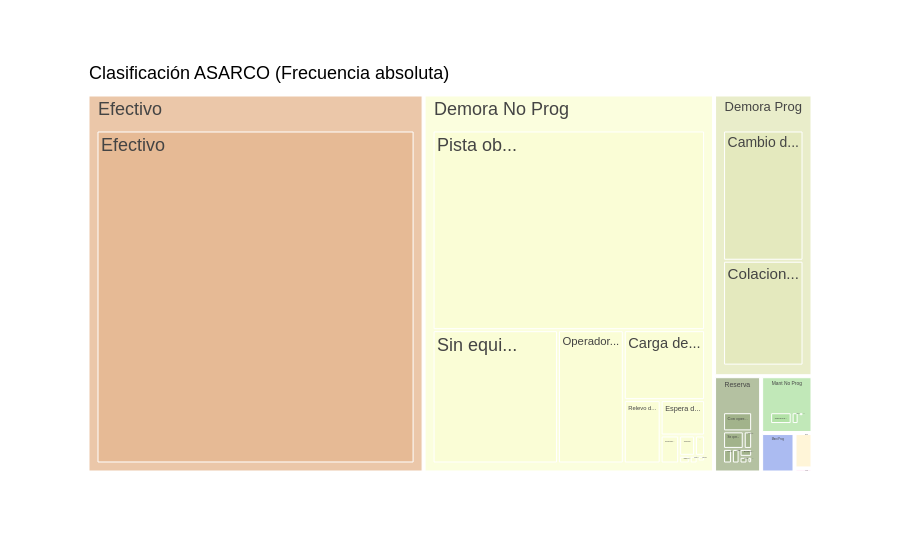

The notebook cell saved with this chart:
### Code cell
# Distribución por Frecuencia total
df_tree = resume_activities_asarco.copy()
df_tree['parent'] = 'Clasificación ASARCO (Frecuencia absoluta)'
df_tree['value'] = 1
df_tree['truncated_event'] = np.where(df_tree['event'].str.len() > 8, df_tree['event'].str[0:8] + '...', df_tree['event'])
color_palette = ['#E6BA95', '#FAFDD6', '#E4E9BE', '#A2B38B', '#B3E2A7', '#98ABEE', '#FFF3CF', '#FFC7EA']

fig = px.treemap(df_tree,
                 path=['parent', 'asarco_event', 'truncated_event'],
                 values='count',
                 color_discrete_sequence=color_palette)

fig.update_layout(
  font=dict(
    family='Arial',
    size=18,
    color='black'
  ),
  uniformtext=dict(
    minsize=8,
    # mode='' # Can be 'hide' to hide if the text is too large
  )
)

FOR_SAVE = False
if FOR_SAVE:
  SAVE_PATH = 'images/ASARCOTreeMapUniqueByFreq.png'
  SAVE_SPECS = {'width': 1500, 'height': 700, 'scale': 1}
  fig.write_image(SAVE_PATH, **SAVE_SPECS)

fig.show()

### Figure 1 — Plotly figure (JSON) as saved in the notebook; plotly's stock layout.template omitted (floating-point values rounded to 4 significant figures)
{"data": [{"branchvalues": "total", "domain": {"x": [0, 1], "y": [0, 1]}, "hovertemplate": "labels=%{label}<br>count=%{value}<br>parent=%{parent}<br>id=%{id}<extra></extra>", "ids": ["Clasificación ASARCO (Frecuencia absoluta)/Accidente/Accident...", "Clasificación ASARCO (Frecuencia absoluta)/Reserva/Activida...", "Clasificación ASARCO (Frecuencia absoluta)/Mant No Prog/Apoyo a ...", "Clasificación ASARCO (Frecuencia absoluta)/Reserva/Botadero...", "Clasificación ASARCO (Frecuencia absoluta)/Demora Prog/Cambio d...", "Clasificación ASARCO (Frecuencia absoluta)/Mant No Prog/Cambio n...", "Clasificación ASARCO (Frecuencia absoluta)/Mant Prog/Cambio n...", "Clasificación ASARCO (Frecuencia absoluta)/MARC/Cambio v...", "Clasificación ASARCO (Frecuencia absoluta)/Demora No Prog/Carga de...", "Clasificación ASARCO (Frecuencia absoluta)/Mant No Prog/Chequeo ...", "Clasificación ASARCO (Frecuencia absoluta)/Demora Prog/Colacion...", "Clasificación ASARCO (Frecuencia absoluta)/Reserva/Con oper...", "Clasificación ASARCO (Frecuencia absoluta)/Reserva/Corte de...", "Clasificación ASARCO (Frecuencia absoluta)/Demora No Prog/Detenido...", "Clasificación ASARCO (Frecuencia absoluta)/Efectivo/Efectivo", "Clasificación ASARCO (Frecuencia absoluta)/Reserva/Entrenam...", "Clasificación ASARCO (Frecuencia absoluta)/Demora No Prog/Espera d...", "Clasificación ASARCO (Frecuencia absoluta)/Demora No Prog/Evacuaci...", "Clasificación ASARCO (Frecuencia absoluta)/Demora No Prog/Evento g...", "Clasificación ASARCO (Frecuencia absoluta)/Mant No Prog/Falla el...", "Clasificación ASARCO (Frecuencia absoluta)/Mant No Prog/Falla mo...", "Clasificación ASARCO (Frecuencia absoluta)/Mant Prog/Inspecci...", "Clasificación ASARCO (Frecuencia absoluta)/MARC/Instalac...", "Clasificación ASARCO (Frecuencia absoluta)/Reserva/MP10 alt...", "Clasificación ASARCO (Frecuencia absoluta)/Mant Prog/Mantenci...", "Clasificación ASARCO (Frecuencia absoluta)/Mant No Prog/Mantenim...", "Clasificación ASARCO (Frecuencia absoluta)/Mant Prog/Mantenim...", "Clasificación ASARCO (Frecuencia absoluta)/Mant No Prog/Mecanica...", "Clasificación ASARCO (Frecuencia absoluta)/Demora No Prog/Mina en ...", "Clasificación ASARCO (Frecuencia absoluta)/Demora No Prog/Operador...", "Clasificación ASARCO (Frecuencia absoluta)/Efectivo/Operativ...", "Clasificación ASARCO (Frecuencia absoluta)/Reserva/Pala no ...", "Clasificación ASARCO (Frecuencia absoluta)/Mant No Prog/Pinchazo...", "Clasificación ASARCO (Frecuencia absoluta)/Demora No Prog/Pista ob...", "Clasificación ASARCO (Frecuencia absoluta)/Demora No Prog/Polucion", "Clasificación ASARCO (Frecuencia absoluta)/Demora No Prog/Postura/...", "Clasificación ASARCO (Frecuencia absoluta)/Mant No Prog/Presuriz...", "Clasificación ASARCO (Frecuencia absoluta)/Mant Prog/Presuriz...", "Clasificación ASARCO (Frecuencia absoluta)/Mant No Prog/Problema...", "Clasificación ASARCO (Frecuencia absoluta)/MARC/Radiocom...", "Clasificación ASARCO (Frecuencia absoluta)/Demora No Prog/Relevo d...", "Clasificación ASARCO (Frecuencia absoluta)/Accidente/Reparaci...", "Clasificación ASARCO (Frecuencia absoluta)/Mant No Prog/Reparaci...", "Clasificación ASARCO (Frecuencia absoluta)/Mant Prog/Reparaci...", "Clasificación ASARCO (Frecuencia absoluta)/Reserva/Restricc...", "Clasificación ASARCO (Frecuencia absoluta)/Demora No Prog/Sin equi...", "Clasificación ASARCO (Frecuencia absoluta)/MARC/Sin infr...", "Clasificación ASARCO (Frecuencia absoluta)/Reserva/Sin oper...", "Clasificación ASARCO (Frecuencia absoluta)/MARC/Sistema ...", "Clasificación ASARCO (Frecuencia absoluta)/MARC/Smartcap", "Clasificación ASARCO (Frecuencia absoluta)/Mant Prog/Torque n...", "Clasificación ASARCO (Frecuencia absoluta)/Demora No Prog/Traslado", "Clasificación ASARCO (Frecuencia absoluta)/Demora Prog/Traslado...", "Clasificación ASARCO (Frecuencia absoluta)/Accidente", "Clasificación ASARCO (Frecuencia absoluta)/Demora No Prog", "Clasificación ASARCO (Frecuencia absoluta)/Demora Prog", "Clasificación ASARCO (Frecuencia absoluta)/Efectivo", "Clasificación ASARCO (Frecuencia absoluta)/MARC", "Clasificación ASARCO (Frecuencia absoluta)/Mant No Prog", "Clasificación ASARCO (Frecuencia absoluta)/Mant Prog", "Clasificación ASARCO (Frecuencia absoluta)/Reserva", "Clasificación ASARCO (Frecuencia absoluta)"], "labels": ["Accident...", "Activida...", "Apoyo a ...", "Botadero...", "Cambio d...", "Cambio n...", "Cambio n...", "Cambio v...", "Carga de...", "Chequeo ...", "Colacion...", "Con oper...", "Corte de...", "Detenido...", "Efectivo", "Entrenam...", "Espera d...", "Evacuaci...", "Evento g...", "Falla el...", "Falla mo...", "Inspecci...", "Instalac...", "MP10 alt...", "Mantenci...", "Mantenim...", "Mantenim...", "Mecanica...", "Mina en ...", "Operador...", "Operativ...", "Pala no ...", "Pinchazo...", "Pista ob...", "Polucion", "Postura/...", "Presuriz...", "Presuriz...", "Problema...", "Radiocom...", "Relevo d...", "Reparaci...", "Reparaci...", "Reparaci...", "Restricc...", "Sin equi...", "Sin infr...", "Sin oper...", "Sistema ...", "Smartcap", "Torque n...", "Traslado", "Traslado...", "Accidente", "Demora No Prog", "Demora Prog", "Efectivo", "MARC", "Mant No Prog", "Mant Prog", "Reserva", "Clasificación ASARCO (Frecuencia absoluta)"], "name": "", "parents": ["Clasificación ASARCO (Frecuencia absoluta)/Accidente", "Clasificación ASARCO (Frecuencia absoluta)/Reserva", "Clasificación ASARCO (Frecuencia absoluta)/Mant No Prog", "Clasificación ASARCO (Frecuencia absoluta)/Reserva", "Clasificación ASARCO (Frecuencia absoluta)/Demora Prog", "Clasificación ASARCO (Frecuencia absoluta)/Mant No Prog", "Clasificación ASARCO (Frecuencia absoluta)/Mant Prog", "Clasificación ASARCO (Frecuencia absoluta)/MARC", "Clasificación ASARCO (Frecuencia absoluta)/Demora No Prog", "Clasificación ASARCO (Frecuencia absoluta)/Mant No Prog", "Clasificación ASARCO (Frecuencia absoluta)/Demora Prog", "Clasificación ASARCO (Frecuencia absoluta)/Reserva", "Clasificación ASARCO (Frecuencia absoluta)/Reserva", "Clasificación ASARCO (Frecuencia absoluta)/Demora No Prog", "Clasificación ASARCO (Frecuencia absoluta)/Efectivo", "Clasificación ASARCO (Frecuencia absoluta)/Reserva", "Clasificación ASARCO (Frecuencia absoluta)/Demora No Prog", "Clasificación ASARCO (Frecuencia absoluta)/Demora No Prog", "Clasificación ASARCO (Frecuencia absoluta)/Demora No Prog", "Clasificación ASARCO (Frecuencia absoluta)/Mant No Prog", "Clasificación ASARCO (Frecuencia absoluta)/Mant No Prog", "Clasificación ASARCO (Frecuencia absoluta)/Mant Prog", "Clasificación ASARCO (Frecuencia absoluta)/MARC", "Clasificación ASARCO (Frecuencia absoluta)/Reserva", "Clasificación ASARCO (Frecuencia absoluta)/Mant Prog", "Clasificación ASARCO (Frecuencia absoluta)/Mant No Prog", "Clasificación ASARCO (Frecuencia absoluta)/Mant Prog", "Clasificación ASARCO (Frecuencia absoluta)/Mant No Prog", "Clasificación ASARCO (Frecuencia absoluta)/Demora No Prog", "Clasificación ASARCO (Frecuencia absoluta)/Demora No Prog", "Clasificación ASARCO (Frecuencia absoluta)/Efectivo", "Clasificación ASARCO (Frecuencia absoluta)/Reserva", "Clasificación ASARCO (Frecuencia absoluta)/Mant No Prog", "Clasificación ASARCO (Frecuencia absoluta)/Demora No Prog", "Clasificación ASARCO (Frecuencia absoluta)/Demora No Prog", "Clasificación ASARCO (Frecuencia absoluta)/Demora No Prog", "Clasificación ASARCO (Frecuencia absoluta)/Mant No Prog", "Clasificación ASARCO (Frecuencia absoluta)/Mant Prog", "Clasificación ASARCO (Frecuencia absoluta)/Mant No Prog", "Clasificación ASARCO (Frecuencia absoluta)/MARC", "Clasificación ASARCO (Frecuencia absoluta)/Demora No Prog", "Clasificación ASARCO (Frecuencia absoluta)/Accidente", "Clasificación ASARCO (Frecuencia absoluta)/Mant No Prog", "Clasificación ASARCO (Frecuencia absoluta)/Mant Prog", "Clasificación ASARCO (Frecuencia absoluta)/Reserva", "Clasificación ASARCO (Frecuencia absoluta)/Demora No Prog", "Clasificación ASARCO (Frecuencia absoluta)/MARC", "Clasificación ASARCO (Frecuencia absoluta)/Reserva", "Clasificación ASARCO (Frecuencia absoluta)/MARC", "Clasificación ASARCO (Frecuencia absoluta)/MARC", "Clasificación ASARCO (Frecuencia absoluta)/Mant Prog", "Clasificación ASARCO (Frecuencia absoluta)/Demora No Prog", "Clasificación ASARCO (Frecuencia absoluta)/Demora Prog", "Clasificación ASARCO (Frecuencia absoluta)", "Clasificación ASARCO (Frecuencia absoluta)", "Clasificación ASARCO (Frecuencia absoluta)", "Clasificación ASARCO (Frecuencia absoluta)", "Clasificación ASARCO (Frecuencia absoluta)", "Clasificación ASARCO (Frecuencia absoluta)", "Clasificación ASARCO (Frecuencia absoluta)", "Clasificación ASARCO (Frecuencia absoluta)", ""], "type": "treemap", "values": [3, 93, 5, 83, 4192, 6, 20, 1, 1891, 16, 3376, 465, 44, 68, 34903, 25, 523, 172, 20, 26, 168, 39, 22, 123, 173, 39, 47, 517, 27, 2918, 3, 108, 10, 18090, 14, 5, 10, 2, 1, 6, 777, 17, 4, 54, 1, 5559, 103, 303, 34, 9, 27, 107, 51, 20, 30171, 7619, 34906, 175, 802, 362, 1245, 75300]}], "layout": {"font": {"color": "black", "family": "Arial", "size": 18}, "legend": {"tracegroupgap": 0}, "margin": {"t": 60}, "treemapcolorway": ["#E6BA95", "#FAFDD6", "#E4E9BE", "#A2B38B", "#B3E2A7", "#98ABEE", "#FFF3CF", "#FFC7EA"], "uniformtext": {"minsize": 8}}}
